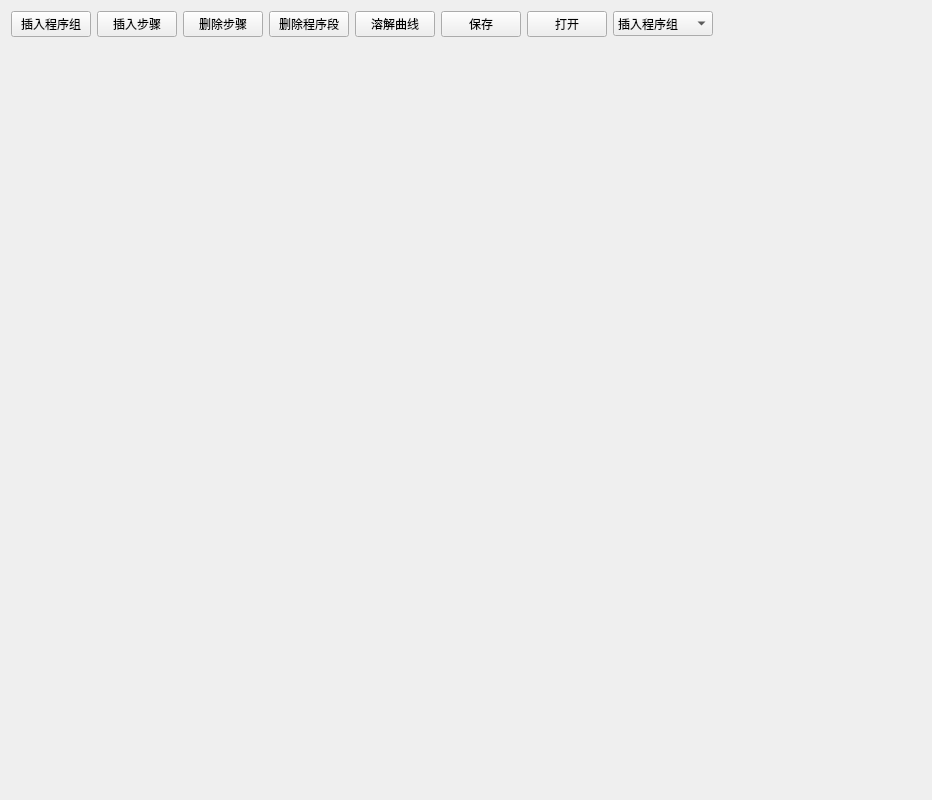
<?xml version="1.0" encoding="UTF-8"?>
<ui version="4.0">
 <class>Widget</class>
 <widget class="QWidget" name="Widget">
  <property name="geometry">
   <rect>
    <x>0</x>
    <y>0</y>
    <width>932</width>
    <height>800</height>
   </rect>
  </property>
  <property name="windowTitle">
   <string>Widget</string>
  </property>
  <layout class="QGridLayout" name="gridLayout">
   <item row="1" column="0" colspan="9">
    <widget class="WidgetProjectEditProgram" name="widget" native="true"/>
   </item>
   <item row="0" column="2">
    <widget class="QPushButton" name="Btn_step_delete">
     <property name="minimumSize">
      <size>
       <width>0</width>
       <height>25</height>
      </size>
     </property>
     <property name="text">
      <string>删除步骤</string>
     </property>
    </widget>
   </item>
   <item row="0" column="8">
    <spacer name="horizontalSpacer">
     <property name="orientation">
      <enum>Qt::Horizontal</enum>
     </property>
     <property name="sizeHint" stdset="0">
      <size>
       <width>40</width>
       <height>20</height>
      </size>
     </property>
    </spacer>
   </item>
   <item row="0" column="6">
    <widget class="QPushButton" name="Btn_open">
     <property name="minimumSize">
      <size>
       <width>0</width>
       <height>25</height>
      </size>
     </property>
     <property name="text">
      <string>打开</string>
     </property>
     <property name="default">
      <bool>false</bool>
     </property>
     <property name="flat">
      <bool>false</bool>
     </property>
    </widget>
   </item>
   <item row="0" column="3">
    <widget class="QPushButton" name="Btn_group_delete">
     <property name="minimumSize">
      <size>
       <width>0</width>
       <height>25</height>
      </size>
     </property>
     <property name="text">
      <string>删除程序段</string>
     </property>
    </widget>
   </item>
   <item row="0" column="5">
    <widget class="QPushButton" name="Btn_save">
     <property name="minimumSize">
      <size>
       <width>0</width>
       <height>25</height>
      </size>
     </property>
     <property name="text">
      <string>保存</string>
     </property>
    </widget>
   </item>
   <item row="0" column="0">
    <widget class="QPushButton" name="Btn_insert_group">
     <property name="minimumSize">
      <size>
       <width>0</width>
       <height>25</height>
      </size>
     </property>
     <property name="text">
      <string>插入程序组</string>
     </property>
    </widget>
   </item>
   <item row="0" column="4">
    <widget class="QPushButton" name="Btn_dissol">
     <property name="minimumSize">
      <size>
       <width>0</width>
       <height>25</height>
      </size>
     </property>
     <property name="text">
      <string>溶解曲线</string>
     </property>
    </widget>
   </item>
   <item row="0" column="1">
    <widget class="QPushButton" name="Btn_insert_step">
     <property name="minimumSize">
      <size>
       <width>0</width>
       <height>25</height>
      </size>
     </property>
     <property name="text">
      <string>插入步骤</string>
     </property>
    </widget>
   </item>
   <item row="0" column="7">
    <widget class="QComboBox" name="comboBox">
     <property name="minimumSize">
      <size>
       <width>100</width>
       <height>25</height>
      </size>
     </property>
     <item>
      <property name="text">
       <string>插入程序组</string>
      </property>
     </item>
     <item>
      <property name="text">
       <string>前面插入</string>
      </property>
     </item>
     <item>
      <property name="text">
       <string>后面插入</string>
      </property>
     </item>
     <item>
      <property name="text">
       <string>最后插入</string>
      </property>
     </item>
    </widget>
   </item>
  </layout>
 </widget>
 <layoutdefault spacing="6" margin="11"/>
 <customwidgets>
  <customwidget>
   <class>WidgetProjectEditProgram</class>
   <extends>QWidget</extends>
   <header>widgetprojecteditprogram.h</header>
   <container>1</container>
  </customwidget>
 </customwidgets>
 <resources/>
 <connections/>
</ui>
